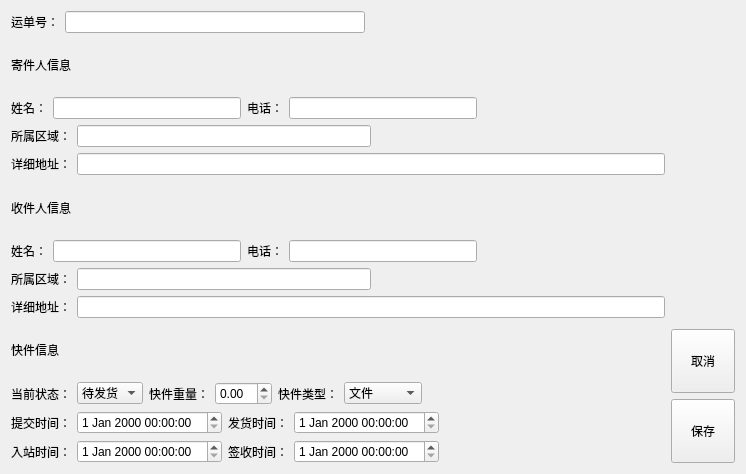
<?xml version="1.0" encoding="UTF-8"?>
<ui version="4.0">
 <class>Dialog</class>
 <widget class="QDialog" name="Dialog">
  <property name="geometry">
   <rect>
    <x>0</x>
    <y>0</y>
    <width>746</width>
    <height>474</height>
   </rect>
  </property>
  <property name="windowTitle">
   <string>快件编辑</string>
  </property>
  <property name="styleSheet">
   <string notr="true">font: 14pt &quot;Microsoft YaHei UI&quot;;</string>
  </property>
  <layout class="QHBoxLayout" name="horizontalLayout_11">
   <item>
    <layout class="QVBoxLayout" name="verticalLayout">
     <item>
      <layout class="QHBoxLayout" name="horizontalLayout">
       <item>
        <widget class="QLabel" name="label_7">
         <property name="text">
          <string>运单号：</string>
         </property>
        </widget>
       </item>
       <item>
        <widget class="QLineEdit" name="lineEdit_id">
         <property name="echoMode">
          <enum>QLineEdit::Normal</enum>
         </property>
         <property name="readOnly">
          <bool>true</bool>
         </property>
        </widget>
       </item>
       <item>
        <spacer name="horizontalSpacer_5">
         <property name="orientation">
          <enum>Qt::Horizontal</enum>
         </property>
         <property name="sizeHint" stdset="0">
          <size>
           <width>40</width>
           <height>20</height>
          </size>
         </property>
        </spacer>
       </item>
      </layout>
     </item>
     <item>
      <widget class="QLabel" name="label_8">
       <property name="styleSheet">
        <string notr="true">font: 700 14pt &quot;Microsoft YaHei UI&quot;;</string>
       </property>
       <property name="text">
        <string>寄件人信息</string>
       </property>
      </widget>
     </item>
     <item>
      <layout class="QHBoxLayout" name="horizontalLayout_2">
       <item>
        <widget class="QLabel" name="label">
         <property name="text">
          <string>姓名：</string>
         </property>
        </widget>
       </item>
       <item>
        <widget class="QLineEdit" name="lineEdit_send_name"/>
       </item>
       <item>
        <widget class="QLabel" name="label_2">
         <property name="text">
          <string>电话：</string>
         </property>
        </widget>
       </item>
       <item>
        <widget class="QLineEdit" name="lineEdit_send_tel"/>
       </item>
       <item>
        <spacer name="horizontalSpacer_4">
         <property name="orientation">
          <enum>Qt::Horizontal</enum>
         </property>
         <property name="sizeHint" stdset="0">
          <size>
           <width>40</width>
           <height>20</height>
          </size>
         </property>
        </spacer>
       </item>
      </layout>
     </item>
     <item>
      <layout class="QHBoxLayout" name="horizontalLayout_3">
       <item>
        <widget class="QLabel" name="label_3">
         <property name="text">
          <string>所属区域：</string>
         </property>
        </widget>
       </item>
       <item>
        <widget class="QLineEdit" name="lineEdit_send_area"/>
       </item>
       <item>
        <spacer name="horizontalSpacer_8">
         <property name="orientation">
          <enum>Qt::Horizontal</enum>
         </property>
         <property name="sizeHint" stdset="0">
          <size>
           <width>40</width>
           <height>20</height>
          </size>
         </property>
        </spacer>
       </item>
      </layout>
     </item>
     <item>
      <layout class="QHBoxLayout" name="horizontalLayout_4">
       <item>
        <widget class="QLabel" name="label_4">
         <property name="text">
          <string>详细地址：</string>
         </property>
        </widget>
       </item>
       <item>
        <widget class="QLineEdit" name="lineEdit_send_address"/>
       </item>
      </layout>
     </item>
     <item>
      <widget class="QLabel" name="label_9">
       <property name="styleSheet">
        <string notr="true">
font: 700 14pt &quot;Microsoft YaHei UI&quot;;</string>
       </property>
       <property name="text">
        <string>收件人信息</string>
       </property>
      </widget>
     </item>
     <item>
      <layout class="QHBoxLayout" name="horizontalLayout_5">
       <item>
        <widget class="QLabel" name="label_10">
         <property name="text">
          <string>姓名：</string>
         </property>
        </widget>
       </item>
       <item>
        <widget class="QLineEdit" name="lineEdit_hav_name"/>
       </item>
       <item>
        <widget class="QLabel" name="label_11">
         <property name="text">
          <string>电话：</string>
         </property>
        </widget>
       </item>
       <item>
        <widget class="QLineEdit" name="lineEdit_hav_tel"/>
       </item>
       <item>
        <spacer name="horizontalSpacer_3">
         <property name="orientation">
          <enum>Qt::Horizontal</enum>
         </property>
         <property name="sizeHint" stdset="0">
          <size>
           <width>40</width>
           <height>20</height>
          </size>
         </property>
        </spacer>
       </item>
      </layout>
     </item>
     <item>
      <layout class="QHBoxLayout" name="horizontalLayout_6">
       <item>
        <widget class="QLabel" name="label_12">
         <property name="text">
          <string>所属区域：</string>
         </property>
        </widget>
       </item>
       <item>
        <widget class="QLineEdit" name="lineEdit_hav_area"/>
       </item>
       <item>
        <spacer name="horizontalSpacer_9">
         <property name="orientation">
          <enum>Qt::Horizontal</enum>
         </property>
         <property name="sizeHint" stdset="0">
          <size>
           <width>40</width>
           <height>20</height>
          </size>
         </property>
        </spacer>
       </item>
      </layout>
     </item>
     <item>
      <layout class="QHBoxLayout" name="horizontalLayout_7">
       <item>
        <widget class="QLabel" name="label_13">
         <property name="text">
          <string>详细地址：</string>
         </property>
        </widget>
       </item>
       <item>
        <widget class="QLineEdit" name="lineEdit_hav_address"/>
       </item>
      </layout>
     </item>
     <item>
      <widget class="QLabel" name="label_14">
       <property name="styleSheet">
        <string notr="true">font: 700 14pt &quot;Microsoft YaHei UI&quot;;</string>
       </property>
       <property name="text">
        <string>快件信息</string>
       </property>
      </widget>
     </item>
     <item>
      <layout class="QHBoxLayout" name="horizontalLayout_8">
       <item>
        <widget class="QLabel" name="label_17">
         <property name="text">
          <string>当前状态：</string>
         </property>
        </widget>
       </item>
       <item>
        <widget class="QComboBox" name="comboBox_state">
         <item>
          <property name="text">
           <string>待发货</string>
          </property>
         </item>
         <item>
          <property name="text">
           <string>运输中</string>
          </property>
         </item>
         <item>
          <property name="text">
           <string>待签收</string>
          </property>
         </item>
         <item>
          <property name="text">
           <string>已签收</string>
          </property>
         </item>
        </widget>
       </item>
       <item>
        <widget class="QLabel" name="label_6">
         <property name="text">
          <string>快件重量：</string>
         </property>
        </widget>
       </item>
       <item>
        <widget class="QDoubleSpinBox" name="doubleSpinBox_weight">
         <property name="singleStep">
          <double>0.500000000000000</double>
         </property>
        </widget>
       </item>
       <item>
        <widget class="QLabel" name="label_5">
         <property name="text">
          <string>快件类型：</string>
         </property>
        </widget>
       </item>
       <item>
        <widget class="QComboBox" name="comboBox_goods_type">
         <item>
          <property name="text">
           <string>文件</string>
          </property>
         </item>
         <item>
          <property name="text">
           <string>数码产品</string>
          </property>
         </item>
         <item>
          <property name="text">
           <string>生活用品</string>
          </property>
         </item>
         <item>
          <property name="text">
           <string>服饰</string>
          </property>
         </item>
         <item>
          <property name="text">
           <string>食品</string>
          </property>
         </item>
         <item>
          <property name="text">
           <string>其他</string>
          </property>
         </item>
        </widget>
       </item>
       <item>
        <spacer name="horizontalSpacer">
         <property name="orientation">
          <enum>Qt::Horizontal</enum>
         </property>
         <property name="sizeHint" stdset="0">
          <size>
           <width>40</width>
           <height>20</height>
          </size>
         </property>
        </spacer>
       </item>
      </layout>
     </item>
     <item>
      <layout class="QHBoxLayout" name="horizontalLayout_9">
       <item>
        <widget class="QLabel" name="label_15">
         <property name="text">
          <string>提交时间：</string>
         </property>
        </widget>
       </item>
       <item>
        <widget class="QDateTimeEdit" name="dateTimeEdit_submit"/>
       </item>
       <item>
        <widget class="QLabel" name="label_16">
         <property name="text">
          <string>发货时间：</string>
         </property>
        </widget>
       </item>
       <item>
        <widget class="QDateTimeEdit" name="dateTimeEdit_sign"/>
       </item>
       <item>
        <spacer name="horizontalSpacer_2">
         <property name="orientation">
          <enum>Qt::Horizontal</enum>
         </property>
         <property name="sizeHint" stdset="0">
          <size>
           <width>40</width>
           <height>20</height>
          </size>
         </property>
        </spacer>
       </item>
      </layout>
     </item>
     <item>
      <layout class="QHBoxLayout" name="horizontalLayout_10">
       <item>
        <widget class="QLabel" name="label_18">
         <property name="text">
          <string>入站时间：</string>
         </property>
        </widget>
       </item>
       <item>
        <widget class="QDateTimeEdit" name="dateTimeEdit_arrival"/>
       </item>
       <item>
        <widget class="QLabel" name="label_19">
         <property name="text">
          <string>签收时间：</string>
         </property>
        </widget>
       </item>
       <item>
        <widget class="QDateTimeEdit" name="dateTimeEdit_receipt"/>
       </item>
       <item>
        <spacer name="horizontalSpacer_6">
         <property name="orientation">
          <enum>Qt::Horizontal</enum>
         </property>
         <property name="sizeHint" stdset="0">
          <size>
           <width>40</width>
           <height>20</height>
          </size>
         </property>
        </spacer>
       </item>
      </layout>
     </item>
    </layout>
   </item>
   <item>
    <layout class="QVBoxLayout" name="verticalLayout_6">
     <item>
      <spacer name="verticalSpacer">
       <property name="orientation">
        <enum>Qt::Vertical</enum>
       </property>
       <property name="sizeHint" stdset="0">
        <size>
         <width>20</width>
         <height>40</height>
        </size>
       </property>
      </spacer>
     </item>
     <item>
      <widget class="QToolButton" name="toolButton_cancel">
       <property name="minimumSize">
        <size>
         <width>64</width>
         <height>64</height>
        </size>
       </property>
       <property name="text">
        <string>取消</string>
       </property>
       <property name="icon">
        <iconset resource="1.qrc">
         <normaloff>:/images/receipt_cancel_icon_177356.png</normaloff>:/images/receipt_cancel_icon_177356.png</iconset>
       </property>
       <property name="iconSize">
        <size>
         <width>44</width>
         <height>44</height>
        </size>
       </property>
       <property name="shortcut">
        <string/>
       </property>
       <property name="toolButtonStyle">
        <enum>Qt::ToolButtonIconOnly</enum>
       </property>
      </widget>
     </item>
     <item>
      <widget class="QToolButton" name="toolButton_save">
       <property name="minimumSize">
        <size>
         <width>64</width>
         <height>64</height>
        </size>
       </property>
       <property name="text">
        <string>保存</string>
       </property>
       <property name="icon">
        <iconset resource="1.qrc">
         <normaloff>:/images/receipt_add_icon_177414.png</normaloff>:/images/receipt_add_icon_177414.png</iconset>
       </property>
       <property name="iconSize">
        <size>
         <width>44</width>
         <height>44</height>
        </size>
       </property>
       <property name="toolButtonStyle">
        <enum>Qt::ToolButtonIconOnly</enum>
       </property>
      </widget>
     </item>
    </layout>
   </item>
  </layout>
 </widget>
 <resources>
  <include location="1.qrc"/>
 </resources>
 <connections/>
</ui>
